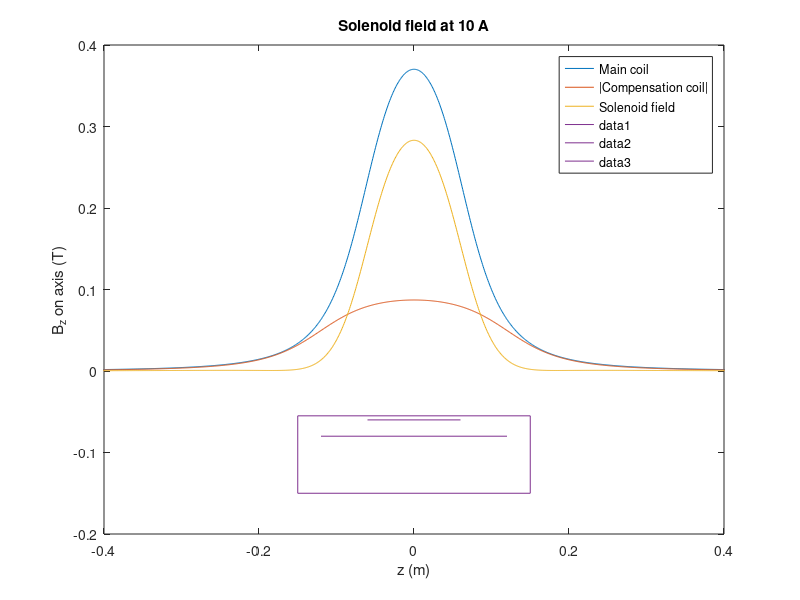

Write the MATLAB code that produced this figure.
% copyright Dr. Thorsten Kamps, 2020

% with beam pipe diameter 108 mm
% radius beam pipe = 108/2 mm = 54 mm
% coil can have min radius of 60 mm
% length of beam pipe = length of comp coil + 40 mm for vessel
% now with mu0 and ampereturns
xsol = linspace(-0.45,0.45,1024);
xsol = xsol(:);
Radius = 0.060; %0.060
Length = 0.120; % 0.090
Plus = Length./2 + xsol;
Minus = Length./2 - xsol;
Term1 = Plus./sqrt(Plus.^2 + Radius.^2);
Term2 = Minus./sqrt(Minus.^2 + Radius.^2);
LongCoil = Term1 + Term2;

mu0 = 4*pi.*10^(-7);
Current = 10;
NTurns = 5000;
NTurnsPerLength = NTurns./Length;
FieldCoil = 0.5.*mu0.*NTurnsPerLength.*Current.*LongCoil;


RadiusComp = 0.080; %0.100
% LengthComp = 0.240; %0.200
LengthComp = 0.240; %0.200
PlusComp = LengthComp./2 + xsol;
MinusComp = LengthComp./2 - xsol;
Term1Comp = PlusComp./sqrt(PlusComp.^2 + RadiusComp.^2);
Term2Comp = MinusComp./sqrt(MinusComp.^2 + RadiusComp.^2);
CompCoil = Term1Comp + Term2Comp;
% CompCoil = 0.24.*CompCoil./max(CompCoil);


% mu0 = 4*pi.*10^(-7);
CurrentComp = 10;
NTurnsComp = 0.200.*(LengthComp/Length).*NTurns;
NTurnsPerLengthComp = NTurnsComp./LengthComp;
FieldComp = 0.5.*mu0.*NTurnsPerLengthComp.*CurrentComp.*CompCoil;

NewCoil = FieldCoil-FieldComp;
% figure;
% subplot(2,1,1);
% plot(xsol,FieldCoil,xsol,FieldComp);
% subplot(2,1,2);
% plot(xsol,NewCoil);

figure;
plot(xsol,FieldCoil,xsol,FieldComp,xsol,NewCoil);
legend('Main coil','|Compensation coil|','Solenoid field');
xlabel('z (m)');
ylabel('B_z on axis (T)');
title('Solenoid field at 10 A');
axis([-0.4 0.4 -0.2 0.4])
line([-0.06;0.06],[-0.06;-0.06]);
line([-0.12;0.12],[-0.08;-0.08]);
line([-0.15;-0.15;+0.15;+0.15;-0.15],[-0.055;-0.15;-0.15;-0.055;-0.055]);
